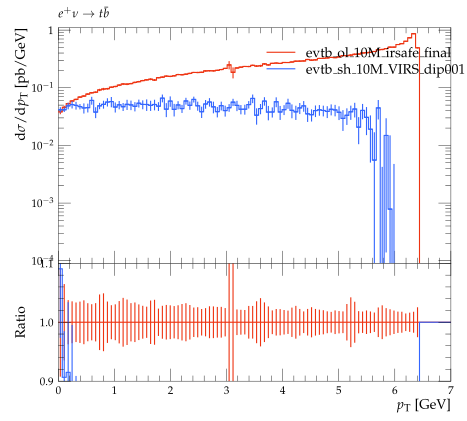

The Python source for this figure:
#! /usr/bin/env python

# This Python script was auto-generated using YODA v2.0.0.
# Analysis object: /evtb/inc_jb_pt
# Timestamp: 16-04-2024 (13:49:16)

import matplotlib as mpl
import matplotlib.pyplot as plt
mpl.use('Agg') # comment out for interactive use
import os
import numpy as np

plotDir = os.path.split(os.path.realpath(__file__))[0]
if 'YODA_USER_PLOT_PATH' in globals():
    plot_outdir = globals()['YODA_USER_PLOT_PATH']
else:
    plot_outdir = plotDir

#plot style
plt.style.use(os.path.join(plotDir, '../default.mplstyle'))
# plot metadata
figW, figH = plt.rcParams['figure.figsize']
ax_xLabel = r'$p_{{\rm T}}$ [GeV]'
ax_yLabel = r'$\mathrm{d}\sigma / \mathrm{d} p_{{\rm T}}$ [pb/GeV]'
ax_title  = r'$e^+ \nu \to t \bar b$'
ax_xScale = 'linear'
ax_yScale = 'log'
xLims = (0.0, 7.0)
yLims = (9e-05, 1.1)

# TeX-friendly labels for the legend
labels = [ r"evtb\_ol\_10M\_irsafe\_final", r"evtb\_sh\_10M\_VIRS\_dip001\_irsafe\_final" ]

# Create figure and axis objects
fig, (ax, ratio0_ax) = plt.subplots(2, 1, sharex=True,
                  figsize=(figW,figH), gridspec_kw={'height_ratios': (2, 1)})
ratio0_ax.yaxis.set_major_locator(mpl.ticker.MultipleLocator(0.1))
ratio0_ax.set_ylim(0.9, 1.1)
ratio0_ax.set_ylabel('Ratio')

# LineColor map: curve index -> color
linecolors = {0: '#EE3311', 1: '#3366FF'}
# the numerical data is stored in a separate file
dataf = dict()
prefix = os.path.split(__file__)[0]
if prefix:    prefix = prefix + '/'
exec(open(prefix+'inc_jb_pt__data.py').read(), dataf)


legend_handles = [] # keep track of handles for the legend

# style options for curves
# starts at zorder>=5 to draw curve on top of legend
styles = {
  'curve0': {
    'color' : linecolors[0],
    'linestyle' : '-',
    'marker' : 'o',
    'zorder' : 5,
    'histstyle' : True,
  },
  'curve1': {
    'color' : linecolors[1],
    'linestyle' : '-',
    'marker' : 'o',
    'zorder' : 6,
    'histstyle' : True,
  },
}
# curve from input yoda files in main panel
for label in dataf['yvals'].keys():
    if all(np.isnan(v) for v in dataf['yvals'][label]):
        continue
    tmp = None
    if styles[label]['histstyle']: # draw as histogram
        tmp, = ax.plot(dataf['xedges'], dataf['yedges'][label],
                       color=styles[label]['color'],
                       linestyle=styles[label]['linestyle'],
                       drawstyle='steps-pre', solid_joinstyle='miter',
                       zorder=styles[label]['zorder'], label=label)
        ax.errorbar(dataf['xpoints'], dataf['yvals'][label], color=styles[label]['color'],
                    xerr=dataf['xerrs'], yerr=[dataf['ydowns'][label], dataf['yups'][label]],
                    linestyle='none', zorder=styles[label]['zorder'])
    else: # draw as scatter
        tmp = ax.errorbar(dataf['xpoints'], dataf['yvals'][label],
                          xerr=dataf['xerrs'],
                          yerr=[ dataf['ydowns'][label],
                          dataf['yups'][label] ],
                          fmt=styles[label]['marker'],
                          ecolor=styles[label]['color'],
                          color=styles[label]['color'], zorder=2)
        tmp[-1][0].set_linestyle(styles[label]['linestyle'])
    legend_handles += [tmp]
    for varLabel in dataf['variation_yvals'].keys():
        if varLabel.startswith(label):
            tmp, = ax.plot(dataf['xedges'], dataf['variation_yvals'][varLabel],
                           color=styles[label]['color'],
                           linestyle=styles[label]['linestyle'],
                           drawstyle='steps-pre', solid_joinstyle='miter',
                           zorder=styles[label]['zorder'], alpha=0.5)


# plots on ratio panel
# curve from input yoda files in ratio panel
for label, yvals in dataf['ratio0_yvals'].items():
    if all(np.isnan(v) for v in yvals):
        continue
    if styles[label]['histstyle']: # plot as histogram
        ratio0_ax.plot(dataf['xedges'], yvals,
                       color=styles[label]['color'],
                       linestyle=styles[label]['linestyle'],
                       drawstyle='steps-pre', zorder=1,
                       solid_joinstyle='miter')
        ratio0_ax.vlines(dataf['xpoints'],
                         dataf['ratio0_ymin'][label],
                         dataf['ratio0_ymax'][label],
                         color=styles[label]['color'], zorder=1)
    else: # plot as scatter
        tmp = ratio0_ax.errorbar(dataf['xpoints'],
                                 yvals, xerr=dataf['xerrs'],
                                 yerr=dataf['ratio0_yerrs'][label],
                                 fmt=styles[label]['marker'],
                                 ecolor=styles[label]['color'],
                                 color=styles[label]['color'])
        tmp[-1][0].set_linestyle(styles[label]['linestyle'])

    for varlabel in dataf['ratio0_variation_vals'].keys():
        if varlabel.startswith(label):
            ratio0_ax.plot(dataf['xedges'],
                            dataf['ratio0_variation_vals'][varlabel],
                            color=styles[label]['color'],
                            linestyle=styles[label]['linestyle'],
                            drawstyle='steps-pre', solid_joinstyle='miter',
                            zorder=1, alpha=0.5)

legend_pos = (0.5, 0.97)
ax.legend(legend_handles, labels, loc='upper left', bbox_to_anchor=legend_pos)

# set plot metadata as defined above
ratio0_ax.set_xlabel(ax_xLabel)
ratio0_ax.xaxis.set_label_coords(1., -.15)
ax.set_ylabel(ax_yLabel, loc='top')
ax.set_title(ax_title, loc='left')
ax.set_xscale(ax_xScale)
ax.set_yscale(ax_yScale)
ax.set_xlim(xLims)
ax.set_ylim(yLims)

# tick formatting
plt.rcParams['xtick.top'] = True
plt.rcParams['ytick.right'] = True
ax.yaxis.set_major_locator(mpl.ticker.LogLocator(base=10.0, numticks=np.inf))
ax.yaxis.set_minor_locator(mpl.ticker.LogLocator(
                           base=10.0, subs=np.arange(0.1, 1, 0.1), numticks=np.inf))
fig.align_ylabels((ax, ratio0_ax))
plt.savefig(os.path.join(plot_outdir, 'inc_jb_pt.pdf'), format='PDF')
plt.savefig(os.path.join(plot_outdir, 'inc_jb_pt.png'), format='PNG')

plt.close(fig)
